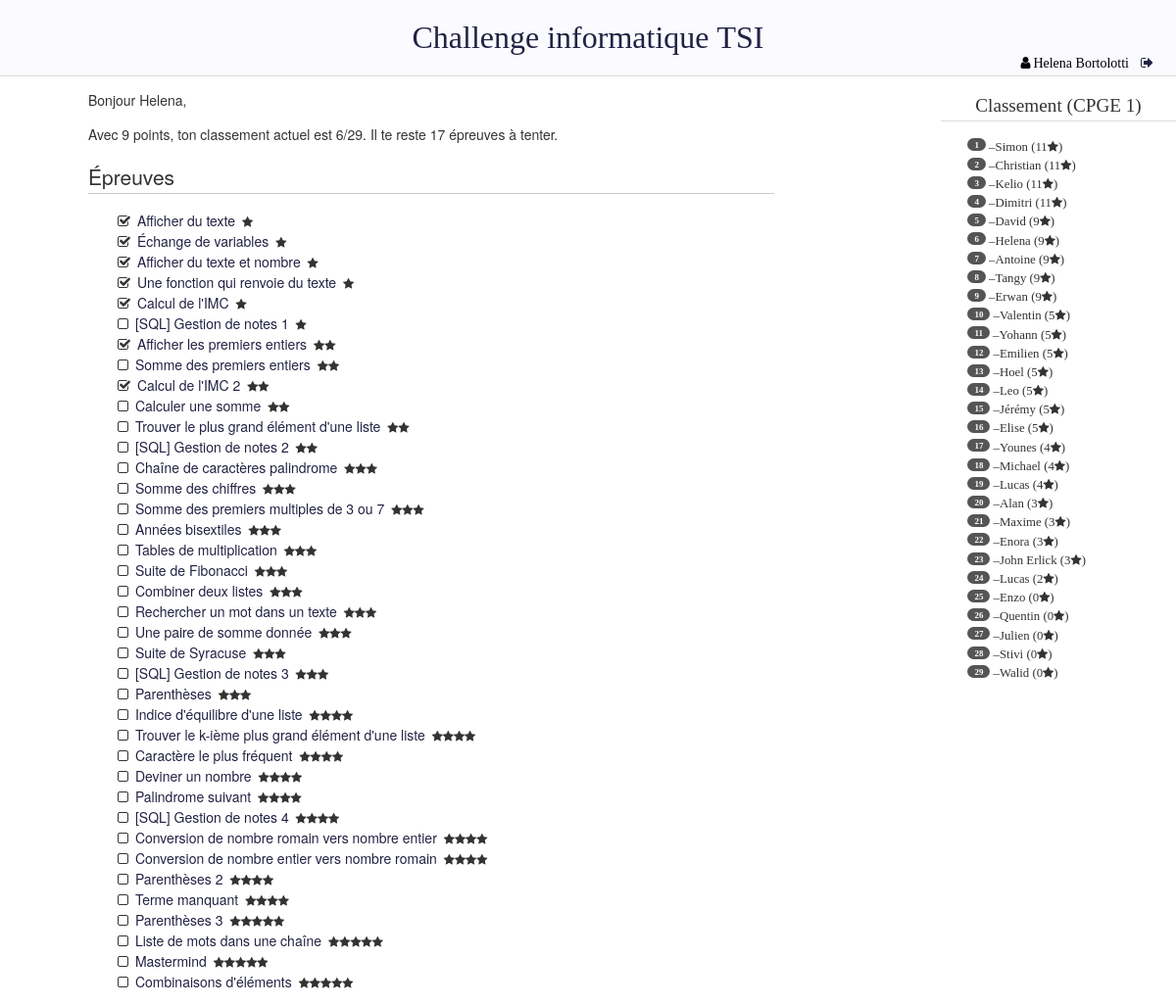
/challenge/ (signed in), run on the app's committed database.
### challenge/models.py (models this page shows, shortened)
class Epreuve(models.Model):
    titre = models.CharField(max_length=50, default="")
    enonce = models.TextField(default="")
    test = models.TextField(default="")
    points = models.IntegerField(default=0)
    difficulte = models.IntegerField(default=0)
    class Meta:
        order_with_respect_to = 'difficulte'

class Etudiant(models.Model):
    user = models.OneToOneField(User, on_delete=models.CASCADE)
    score = models.IntegerField(default=0)
    estClasse = models.BooleanField(default=True)
    estDoublePrenom = models.BooleanField(default=False)
    CPGE1 = 0
    CPGE2 = 1
    ANCIENS = 2
    PROFS = 3
    AUTRE = 4
    choixGroupes = (
            (CPGE1, "CPGE 1"),
            (CPGE2, "CPGE 2"),
            (ANCIENS, "Anciens"),
            (PROFS, "Profs"),
            (AUTRE, "Autre"),
            )
    groupe = models.IntegerField(choices = choixGroupes, default=CPGE1)
    def nomGroupe(self):
        return self.choixGroupes[self.groupe][1]

### challenge/views.py (the view)
def accueilView(request):
    if request.user.is_authenticated:
        user = request.user
        codes = Code.objects.filter(etudiant=user.etudiant)
        epreuves = Epreuve.objects.all().order_by('difficulte')
        listeEpreuves = []
        for e in epreuves:
            if codes.filter(epreuve=e) and codes.get(epreuve=e).score>0:
                r = True
            else:
                r = False
            listeEpreuves.append({
                'id': e.id,
                'reussie': r,
                'points': e.points,
                'titre': e.titre,
                'difficulte': list(range(e.difficulte)),
            })
        statEpreuves={'total': len(listeEpreuves),
                      'restantes': len(listeEpreuves)-len(codes)}
        return render(request, 'challenge/base.html',
                      {'listeEpreuves': listeEpreuves,
                       'statEpreuves': statEpreuves,
                       'classement': classement(user.etudiant),
                       'user': user,
                       'listeJoueurs': listeJoueurs(user.etudiant.groupe)})
    else:
        return redirect('challenge:loginView')

### challenge/views.py (called while the page is built)
def classement(etudiant):
    if(etudiant.estClasse):
        l = list(Etudiant.objects.filter(estClasse=True).filter(groupe=etudiant.groupe).order_by('-score'))
        rang = l.index(etudiant)+1
        total = len(l)
    else:
        rang=-1
        total=-1
    return {'pos': rang, "tot": total}

def listeJoueurs(grp):
    joueurs = []
    for e in Etudiant.objects.all().filter(groupe=grp).order_by('-score'):
        if(e.estDoublePrenom):
            init = e.user.last_name[0:2]+"."
        else:
            init = ""
        joueurs.append({
            'id': e.id,
            'first_name': e.user.first_name,
            'last_name': e.user.last_name,
            'last_name_init': init,
            'score': e.score,
        }
        )
    return joueurs

### challenge/templates/challenge/base.html (shortened to what this page needs)
<!DOCTYPE html>
<html lang="fr">
<head>
  {% load static %}
  <link rel="stylesheet" type="text/css" href="{% static 'challenge/css/style.css' %}" />
</head>
<body>
<header>
  <h1> <a href={% url 'challenge:accueil'%}> Challenge informatique TSI  </a></h1>
  <div id='user_div'>
    {% if user.is_authenticated %}
    <i class="fa fa-user" aria-hidden="true"></i>{{ user.first_name }} {{ user.last_name }}<a href={% url 'challenge:logoutView' %}><i class="fa fa-sign-out" aria-hidden="true"></i></a>
    {% else %}
    <a href={% url 'challenge:loginView' %}>Se connecter<i class="fa fa-sign-in" aria-hidden="true"></i></a>
    {% endif %}
  </div>
</header>
<div id='page'>
<section id='contenu'>
{% block contenu %}
{% with score=user.etudiant.score %}
<p>Bonjour {{ user.first_name }},</p>
{% if user.etudiant.estClasse %}
<p>Avec {{ score }} point{{ score|pluralize }}, ton classement actuel est {{ classement.pos }}/{{ classement.tot }}. Il te reste {{ statEpreuves.restantes }} épreuve{{ statEpreuves.restantes|pluralize }} à tenter.</p>
{% else %}
<p>Tu as au total {{ score }} point{{ score|pluralize }}. Tu ne fais pas partie du classement. Il te reste {{ statEpreuves.restantes }} épreuve{{ statEpreuves.restantes|pluralize }} à tenter </p>
{% endif %}
<h1>Épreuves</h1>
<ul class='fa-ul'>
{% for e in listeEpreuves %}
<li>
  {% if e.reussie == True %}
  <i class="fa fa-check-square-o" aria-hidden="true"></i>
  {% else %}
  <i class="fa fa-square-o" aria-hidden="true"></i>
  {% endif %}
  <a href={% url 'challenge:editeCode' epreuve_id=e.id%}>{{ e.titre }}</a>
  {% for i in e.difficulte %}<i class="fa fa-star smaller" aria-hidden="true"></i>{% endfor %}
   </li>
{% endfor %}
</ul>
{% endwith %}
{% endblock %}
</section>
{% block classement %}
<aside id='joueurs'>
{% if user.is_authenticated%}
<h1>Classement ({{ user.etudiant.nomGroupe }})</h1>
<ul class=fa-ul>
{% for j in listeJoueurs %}
<li><span class="classement">{{ forloop.counter }}</span> &ndash;{{ j.first_name }}  <span class="badge">{{ j.score }}<i class="fa fa-star smaller"></i></span> </li>
{% endfor %}
</ul>
{% endif %}
</aside>
{% endblock %}
</body>
</html>

### challenge/static/challenge/css/style.css (style rules this page uses)
body { margin:0px; font-family: fontawesome; }
a { text-decoration:none; color:#224; padding:3px; }
header { margin: 0px; padding: 20px; background-color: #FAFAFF; border-bottom: solid #DDD 1px; font-weight: 300; }
h1 { font-weight: lighter; }
header h1 { margin-left: auto; margin-right:auto; margin-top:0px; margin-bottom: 0px; text-align: center; }
aside#joueurs { float: right; width: 240px; margin-right: -250px; font-size: 0.8em; color: #333; line-height: 1.5; }
aside#joueurs h1 { text-align: center; border-bottom: solid #DDD 1px; }
span.badge:before { content:"(" }
span.badge:after { content:")" }
span.classement { background:#555; border-radius:10px; font-weight: bold; font-size: 0.7em; padding: 2px 7px; color: #FFF; vertical-align:middle; min-width:40px; }
section#contenu { float: left; width: 700px; line-height: 1.5; font-family:"Helvetica Neue",Helvetica,Arial,sans-serif; font-size: 14px; color: #333; margin-left:50px; }
section h1 { width: 100%; border-bottom: solid #CCC 1px; line-height:1.5; }
i.smaller { font-size:12px; letter-spacing:0px; }
i.fa-user { margin-right:3px; }
div#page { margin-right: 250px; margin-left: 40px; margin-top: 0px; }
header div#user_div { float: right; font-size:14px; }
header div i.fa { margin-left:9px; }

### data on the page
Epreuve: titre "Afficher du texte"
Epreuve: titre "Échange de variables"
Epreuve: titre "Afficher du texte et nombre"
Epreuve: titre "Une fonction qui renvoie du texte"
Epreuve: titre "Calcul de l'IMC"
Epreuve: titre "[SQL] Gestion de notes 1"
Epreuve: titre "Afficher les premiers entiers"
Epreuve: titre "Somme des premiers entiers"
Epreuve: titre "Calcul de l'IMC 2"
Epreuve: titre "Calculer une somme"
Epreuve: titre "Trouver le plus grand élément d'une liste"
Epreuve: titre "[SQL] Gestion de notes 2"
Epreuve: titre "Chaîne de caractères palindrome"
Epreuve: titre "Somme des chiffres"
Epreuve: titre "Somme des premiers multiples de 3 ou 7"
Epreuve: titre "Années bisextiles"
Epreuve: titre "Tables de multiplication"
Epreuve: titre "Suite de Fibonacci"
Epreuve: titre "Combiner deux listes"
Epreuve: titre "Rechercher un mot dans un texte"
Epreuve: titre "Une paire de somme donnée"
Epreuve: titre "Suite de Syracuse"
Epreuve: titre "[SQL] Gestion de notes 3"
Epreuve: titre "Parenthèses"
Epreuve: titre "Indice d'équilibre d'une liste"
Epreuve: titre "Trouver le k-ième plus grand élément d'une liste"
Epreuve: titre "Caractère le plus fréquent"
Epreuve: titre "Deviner un nombre"
Epreuve: titre "Palindrome suivant"
Epreuve: titre "[SQL] Gestion de notes 4"
Epreuve: titre "Conversion de nombre romain vers nombre entier"
Epreuve: titre "Conversion de nombre entier vers nombre romain"
Epreuve: titre "Parenthèses 2"
Epreuve: titre "Terme manquant"
Epreuve: titre "Parenthèses 3"
Epreuve: titre "Liste de mots dans une chaîne"
Epreuve: titre "Mastermind"
Epreuve: titre "Combinaisons d'éléments"

### other printed values
{{ user.first_name }} "Helena"
{{ user.last_name }} "Bortolotti"
{{ score }} "9"
{{ classement.pos }} "6"
{{ classement.tot }} "29"
{{ statEpreuves.restantes }} "17"
{{ user.etudiant.nomGroupe }} "CPGE 1"
{{ j.first_name }} "Simon" "Christian" "Kelio" "Dimitri" "David" "Helena" "Antoine" "Tangy" "Erwan" "Valentin" "Yohann" "Emilien" "Hoel" "Leo" "Jérémy" "Elise" "Younes" "Michael" "Lucas" "Alan" "Maxime" "Enora" "John Erlick" "Lucas" "Enzo" "Quentin" "Julien" "Stivi" "Walid"
{{ j.score }} "11" "11" "11" "11" "9" "9" "9" "9" "9" "5" "5" "5" "5" "5" "5" "5" "4" "4" "4" "3" "3" "3" "3" "2" "0" "0" "0" "0" "0"
